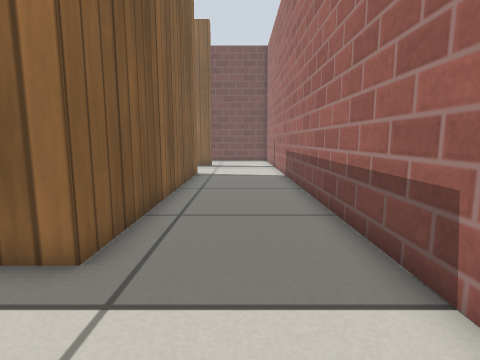
[1] (above)

24 first-person views from a walk through a robot-simulator world made for Gazebo. The camera is 0.47 m above the floor, tilts 8° down and sees 80° across. The floor is counted in squares, 0.25 m on a side. Each view is taken from the middle of a square. On the plan, view 1 faces up. The plan holds only what a view shows up to about 16 squares ahead; the rest is blank. Gazebo's built-in surfaces are drawn with simple patterns.

[2]
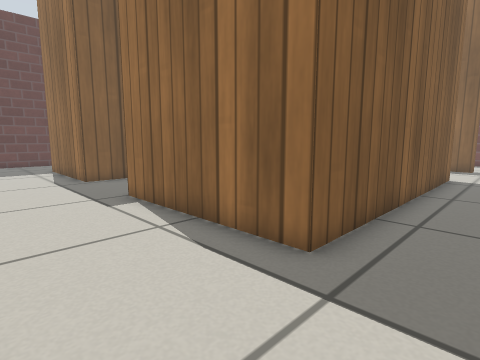

[3]
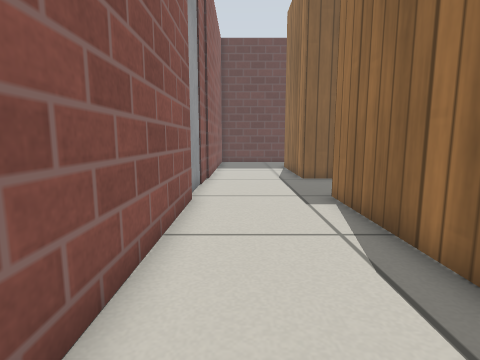

[4]
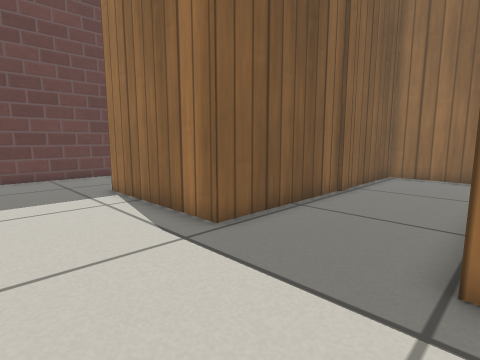

[5]
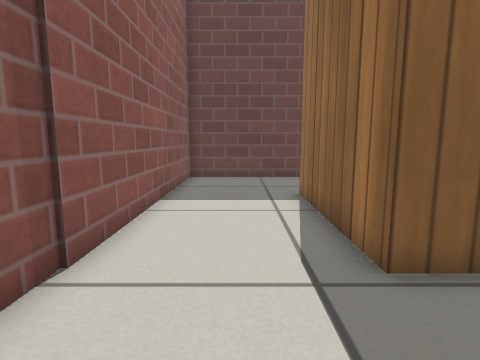

[6]
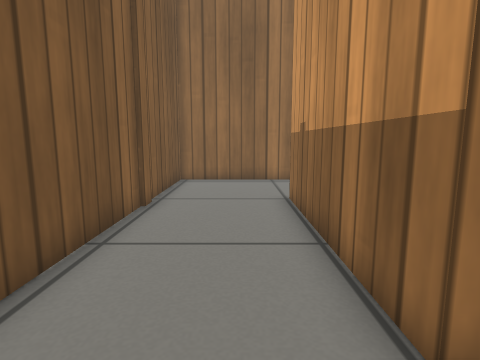

[7]
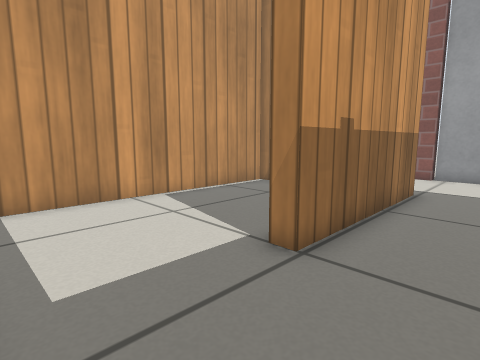

[8]
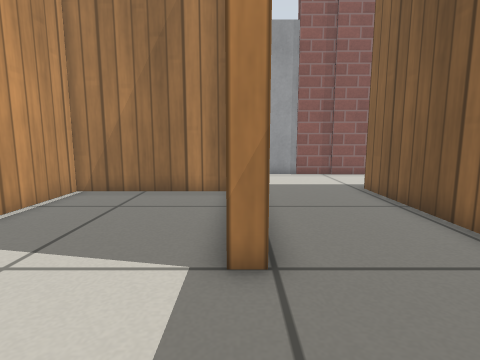

[9]
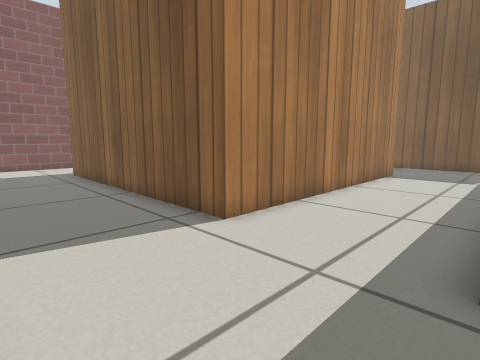

[10]
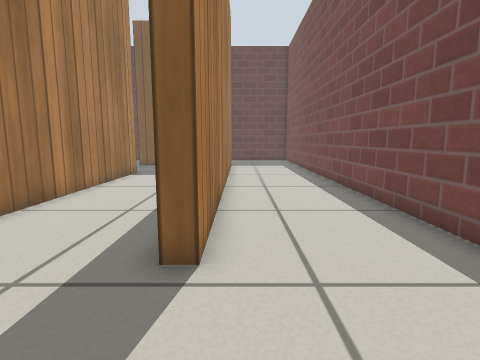

[11]
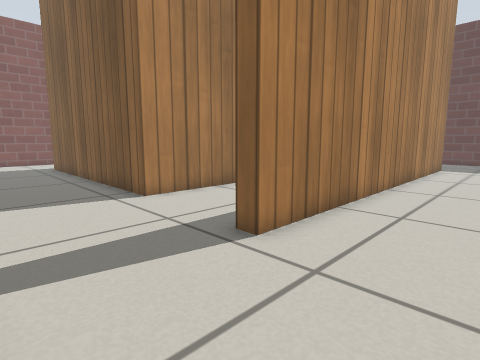

[12]
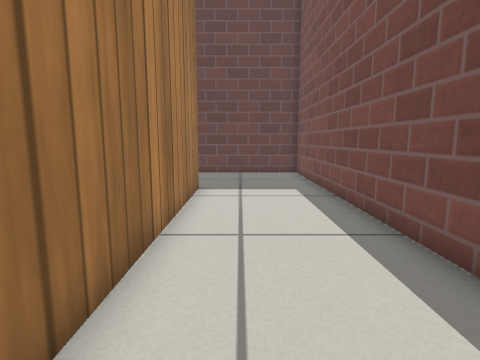

[13]
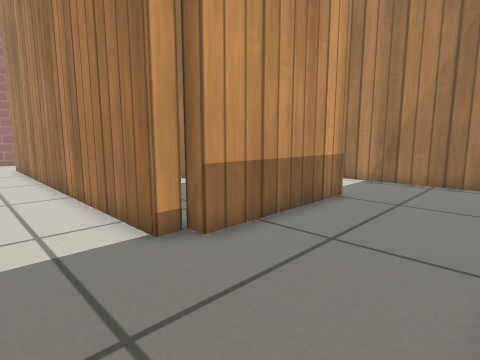

[14]
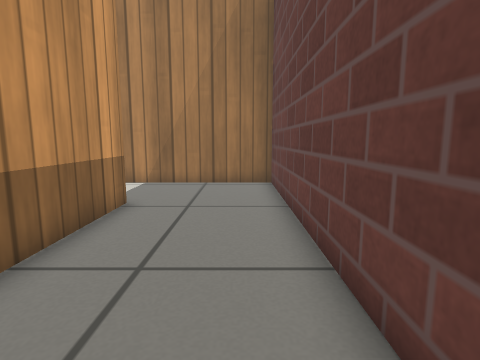

[15]
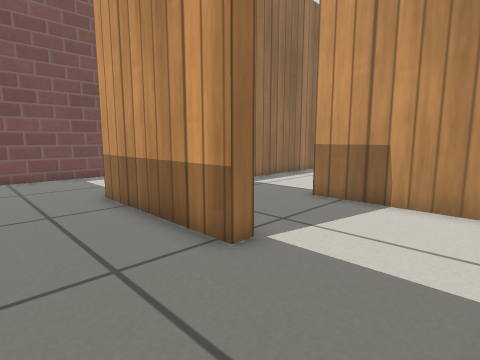

[16]
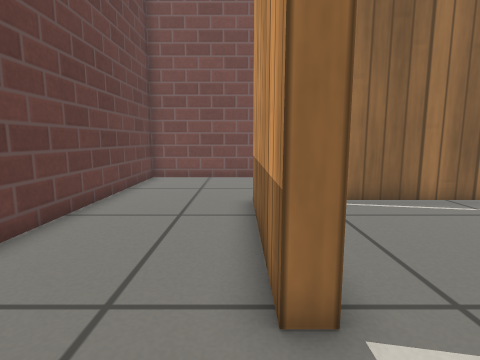

[17]
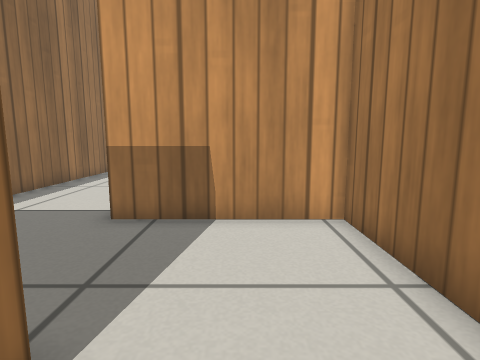

[18]
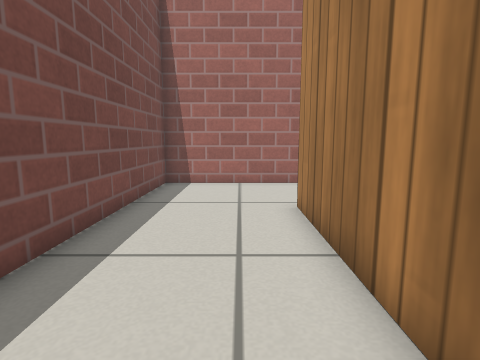

[19]
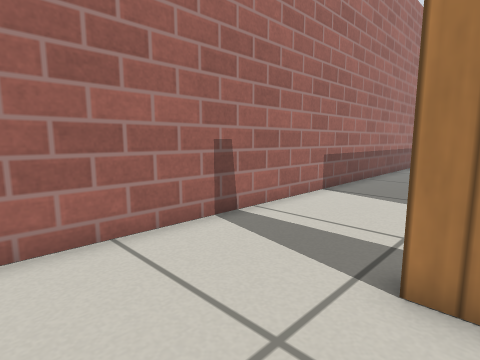

[20]
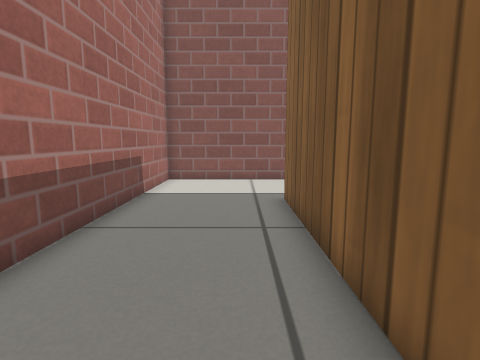

[21]
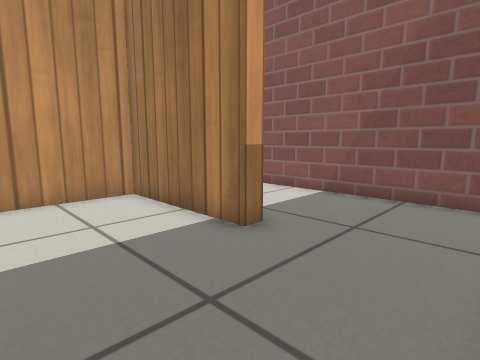

[22]
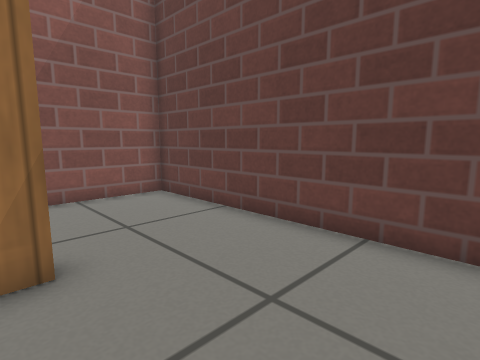

[23]
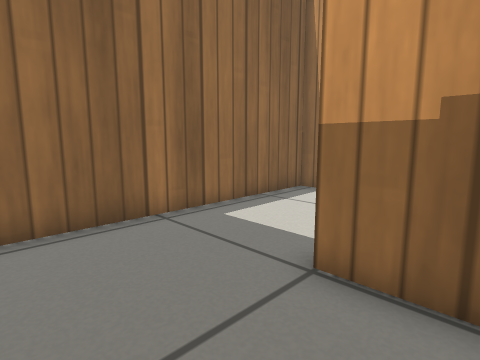

[24]
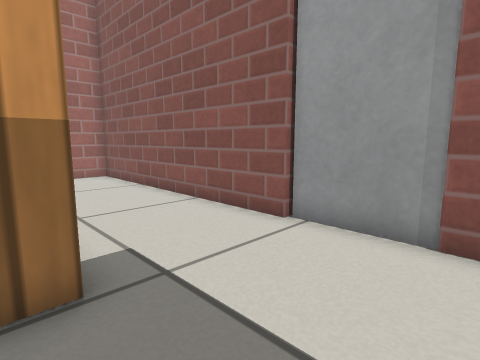

### Floor plan
Points are (right, up) in squares from view 1. A wall is a line through its corners. A room is listed if a view was taken in it or the views show most of it. See-through windows are left out.
Room 1 (views 1, 2, 3, 4, 5, 6, 7, 8, 9, 20, 23, 24)
walls: (-8.4, 15.5) (-13.8, 15.5) (-13.8, 4.1) (-19.8, 4.1) (-19.8, 4.7); (-14.4, 14.4) (-14.4, 16.1) (-2.4, 16.1) (-2.4, 4.1) (-9.4, 4.1) (-9.4, 11.1) (-8.7, 11.1); (-9, -1.2) (-9, -0.5) (2.4, -0.5) (2.4, 21.6); (-4.6, 20.8) (-16.8, 20.8); (-2.1, 21.4) (-2.1, 20.8) (-2.5, 20.8); (-24.4, 5.4) (-24.4, -0.5) (-12.4, -0.5)
ways out: opening at (0, 21) to room 2; opening at (-22, 4.5) to room 3; opening at (-9, 13.5) to room 4; opening at (-16.5, 15.5) to room 5
objects: door leaf (-12, -1) to (-10, -1)
Room 2 (views 10, 11, 12, 13, 14, 15, 16, 17, 18, 19)
walls: (-19.6, 14.6) (-19.6, 20.6) (-19.1, 20.6) (-19.1, 21.4) (-2.1, 21.4); (2.4, 21.6) (2.4, 26.3) (-24.4, 26.3) (-24.4, 10.5) (-19.4, 10.5)
ways out: opening at (0, 21) to room 1; opening at (-19, 12.5) to room 5
Room 3 (views 21, 22)
walls: (-19.8, 4.7) (-14.4, 4.7) (-14.4, 8.4); (-24.4, 8.6) (-24.4, 5.4)
ways out: opening at (-22, 4.5) to room 1
Room 4 (no view inside)
walls: (-8.6, 4.7) (-3, 4.7) (-3, 15.5) (-8.4, 15.5)
ways out: opening at (-9, 13.5) to room 1
Room 5 (no view inside)
walls: (-19, 14.6) (-19.6, 14.6); (-19.4, 10.5) (-14.4, 10.5) (-14.4, 14.4)
ways out: opening at (-16.5, 15.5) to room 1; opening at (-19, 12.5) to room 2

Where each view was taken, in squares from view 1:
view 1: 0 up, 0 right, facing up
view 2: 0 up, 0 right, facing up-left
view 3: 1 up, 0 right, facing left
view 4: 0 up, 9 left, facing up-left
view 5: 2 up, 10 left, facing left
view 6: 2 up, 11 left, facing up
view 7: 15 up, 12 left, facing down-right
view 8: 15 up, 9 left, facing down
view 9: 21 up, 2 right, facing down-left
view 10: 22 up, 2 right, facing left
view 11: 25 up, 2 right, facing down-left
view 12: 23 up, 8 left, facing left
view 13: 24 up, 24 left, facing down-right
view 14: 23 up, 23 left, facing down
view 15: 11 up, 23 left, facing up-right
view 16: 12 up, 20 left, facing up
view 17: 13 up, 21 left, facing right
view 18: 23 up, 10 left, facing right
view 19: 25 up, 3 left, facing down-right
view 20: 13 up, 1 left, facing down
view 21: 9 up, 24 left, facing down-right
view 22: 9 up, 19 left, facing down-left
view 23: 9 up, 13 left, facing up-right
view 24: 5 up, 13 left, facing down-right
